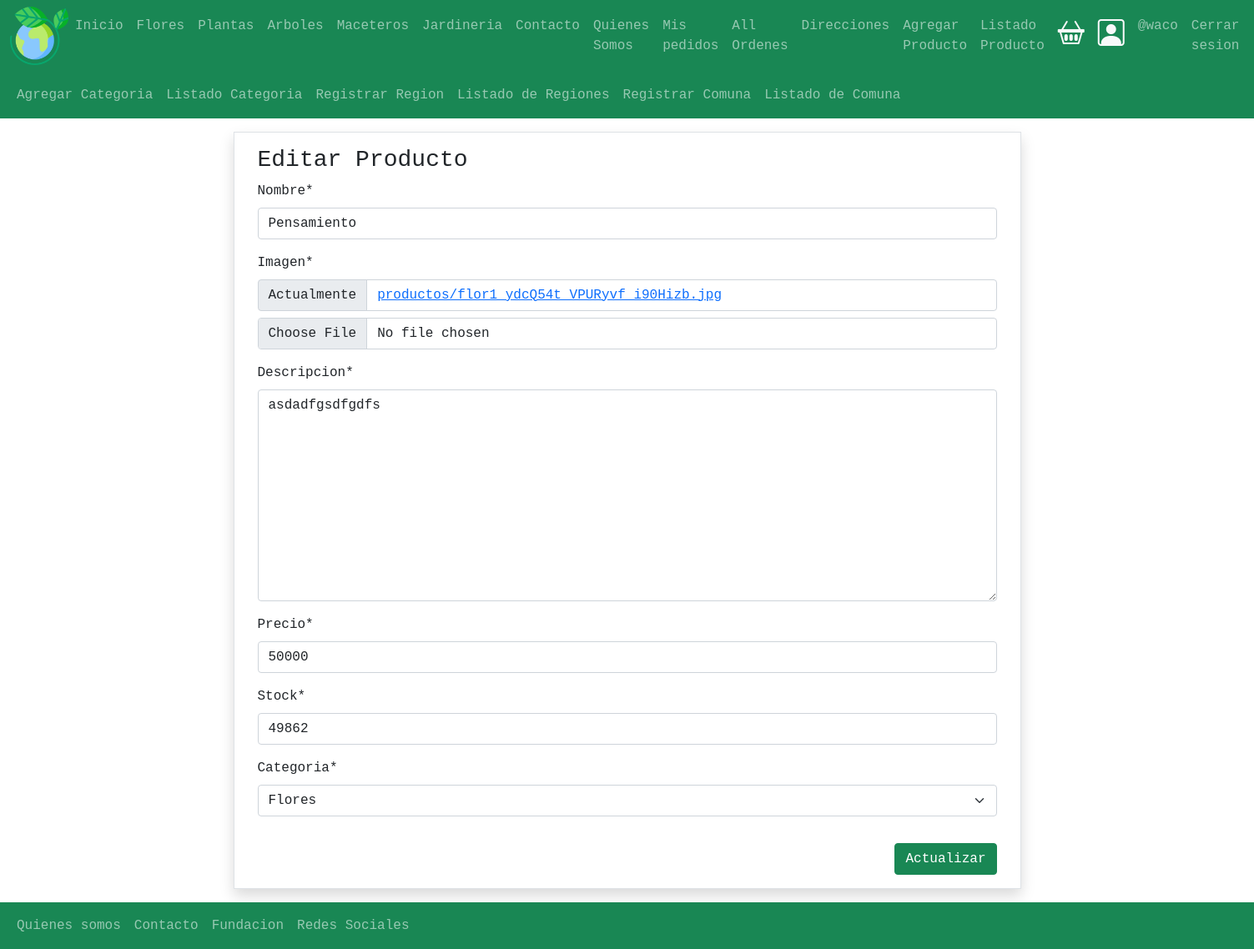
Page /productos/update/1 (signed in) on the committed database.
### productos/models.py (models this page shows, shortened)
class Producto(models.Model):
    usuario = models.ForeignKey(User, null=False, blank=False, on_delete=models.PROTECT)
    nombre =  models.CharField(max_length=50)
    imagen = models.ImageField(upload_to="productos",null=False, blank=False)
    descripcion = models.TextField()
    precio = models.IntegerField(default=0,null=False , blank=False)
    slug = models.SlugField(null=False, blank=False , unique=True)
    creacion = models.DateTimeField(auto_now_add=True)
    stock = models.IntegerField(null=False , blank=False, default=0)
    categoria =  models.ForeignKey(Categoria, on_delete=models.PROTECT)

class Categoria(models.Model):
    nombre = models.CharField(max_length=50)
    def __str__(self):
        return self.nombre

### productos/views.py (the view, shortened to what this page needs)
# urls.py: path('update/<int:pk>',views.ProductoUpdateView.as_view(),name='update'),
class ProductoUpdateView(LoginRequiredMixin, SuccessMessageMixin, UpdateView):
    login_url = 'login'
    model = Producto
    form_class = FormularioProducto
    template_name = 'productos/update.html'
    def dispatch(self, request, *args, **kwargs):
        print( self.get_object().usuario)
        print(request.user)
        if request.user != self.get_object().usuario:
            return redirect('home')
        return super(ProductoUpdateView, self).dispatch(request, *args, **kwargs)

### productos/forms.py
class FormularioProducto(forms.ModelForm):
    class Meta:
        model = Producto
        fields = ["nombre","imagen","descripcion","precio","stock","categoria"]
        label = {
           'nombre'      : 'Nombre del Producto',
           'imagen'      : 'Imagen',
           'descripcion' : 'Descripcion del Producto',
           'precio'      : 'Precio',
           'categoria'   : 'Categoria del Producto'
        }

### productos/templates/productos/update.html (shortened to what this page needs)
{% extends 'base.html' %}
{% load crispy_forms_tags %}
{% block contenido %}
<div class="container ">
    <div class="row p-3 m-3 border shadow">
        <div class="col-12">
            <h3>Editar Producto</h3>
            <form action="" method="POST">
                {{ form | crispy }}
                <div class="d-flex justify-content-end">
                    <input type="submit" value="Actualizar" class="btn btn-success mt-3">
                </div>
            </form>
        </div>
    </div>
</div>
{% endblock contenido %}

### templates/base.html (shortened to what this page needs)
{% load static %}
<!DOCTYPE html>
<html lang="es">
<head>
    <link href="https://cdn.jsdelivr.net/npm/bootstrap@5.1.3/dist/css/bootstrap.min.css" rel="stylesheet">
    <link rel="stylesheet" href="https://cdn.jsdelivr.net/npm/bootstrap-icons@1.8.2/font/bootstrap-icons.css">
    <link rel="stylesheet" href=" {% static 'css/miestilo.css'%} ">
</head>
<body>
    <header>
        <nav class="navbar navbar-expand-xl navbar-dark bg-success">
            <div class="container-fluid">
                <a href="{% url 'home'%}">
                    <img src="{% static 'img/el-planeta-tierra.png' %}" alt="Logo" style="width: 70px;">
                </a>
                <div class="collapse navbar-collapse" id="mynavbar">
                    <ul class="navbar-nav me-auto">
                        <li class="nav-item">
                            <a class="nav-link" href="{% url 'home' %}">Inicio</a>
                        </li>
                        <li class="nav-item">
                            <a class="nav-link" href="{% url 'flores' %}">Flores</a>
                        </li>
                        <li class="nav-item">
                            <a class="nav-link" href="{% url 'plantas' %}">Plantas</a>
                        </li>
                        <li class="nav-item">
                            <a class="nav-link" href="{% url 'arboles' %}">Arboles</a>
                        </li>
                        <li class="nav-item">
                            <a class="nav-link" href="{% url 'maceteros' %}">Maceteros</a>
                        </li>
                        <li class="nav-item">
                            <a class="nav-link" href="{% url 'jardineria' %}">Jardineria</a>
                        </li>
                        <li class="nav-item">
                            <a class="nav-link" href="{% url 'contacto'%}">Contacto</a>
                        </li>
                        <li class="nav-item">
                            <a class="nav-link" href="{% url 'quienesSomos'%}">Quienes Somos</a>
                        </li>
                        {% if user.is_authenticated %}
                        <li class="nav-item">
                            <a class="nav-link" href="{% url 'ordenes:completados'%}">Mis pedidos</a>
                        </li>
                        {% endif %}
                        {% if user.is_authenticated %}
                        <li class="nav-item">
                            <a class="nav-link" href="{% url 'ordenes:allOrdenes'%}">All Ordenes</a>
                        </li>
                        {% endif %}
                        {% if user.is_authenticated %}
                            <li class="nav-item">
                                <a class="nav-link" href="{% url 'direccion_envio:direccion_envio'%}">Direcciones</a>
                            </li>
                        {% endif %}
                        {% if user.is_authenticated %}
                            <li class="nav-item">
                                <a class="nav-link" href=" {% url 'productos:formProducto' %}">Agregar Producto</a>
                            </li>
                        {% endif %}
                        {% if user.is_authenticated %}
                        <li class="nav-item">
                            <a class="nav-link" href=" {% url 'productos:productoListado' %}">Listado Producto</a>
                        </li>
                    {% endif %}
                    </ul>
                    <div class="d-flex m-1">
                        <a href="{% url 'carrito:carrito'%}" class="text-light">
                            <i class="bi bi-basket2 p-1" style="font-size: 2rem;"></i>
                        </a>
                    </div>
                    <div class="d-flex m-2">
                        {% if user.is_authenticated %}
                            <a href="{% url 'perfil'%}" class="text-light">
                                <i class="bi bi-person-square" style="font-size: 2rem;"></i>
                            </a>
                        {% else%}
                            <a href="{% url 'login' %}" class="text-light">
                                <i class="bi bi-person-square" style="font-size: 2rem;"></i>
                            </a>
                        {% endif %}
                    </div>
                    <ul class="navbar-nav ">
                        {% if user.is_authenticated %}
                        <li class="nav-item">
                            <a class="nav-link" href="{% url 'perfil'%}">@{{ user.username }}</a>
                        </li>
                        <li class="nav-item">
                            <a class="nav-link" href="{% url 'logout' %}">Cerrar sesion</a>
                        </li>
                        {% else%}
                        <li class="nav-item d-flex">
                            <a class="nav-link" href="{% url 'login' %}">Iniciar Sesion</a>
                        </li>
                        {% endif %}
                    </ul>
                </div>
            </div>
        </nav>
        <nav class="navbar navbar-expand-xl navbar-dark bg-success">
            <div class="container-fluid">
                <div class="collapse navbar-collapse" id="mynavbar">
                    <ul class="navbar-nav me-auto">
                        {% if user.is_authenticated %}
                        <li class="nav-item">
                            <a class="nav-link" href=" {% url 'productos:formCategoria' %}">Agregar Categoria</a>
                        </li>
                    {% endif %}
                    {% if user.is_authenticated %}
                        <li class="nav-item">
                            <a class="nav-link" href=" {% url 'productos:listadoCategoria' %}">Listado Categoria</a>
                        </li>
                    {% endif %}
                    {% if user.is_authenticated %}
                        <li class="nav-item">
                            <a class="nav-link" href=" {% url 'formRegion' %}">Registrar Region</a>
                        </li>
                    {% endif %}
                    {% if user.is_authenticated %}
                    <li class="nav-item">
                        <a class="nav-link" href=" {% url 'listadoRegion' %}">Listado de  Regiones</a>
                    </li>
                {% endif %}
                {% if user.is_authenticated %}
                        <li class="nav-item">
                            <a class="nav-link" href=" {% url 'formComuna' %}">Registrar Comuna</a>
                        </li>
                    {% endif %}
                    {% if user.is_authenticated %}
                    <li class="nav-item">
                        <a class="nav-link" href=" {% url 'listadoComuna' %}">Listado de  Comuna</a>
                    </li>
                {% endif %}
                    </ul>
                </div>
            </div>
        </nav>
    </header>
{% block contenido %}
{% endblock contenido %}
   <footer>
        <nav class="navbar navbar-expand-sm bg-success navbar-dark">
            <div class="container-fluid">
                <ul class="navbar-nav me-auto">
                    <li class="nav-item">
                        <a class="nav-link" href=" {% url 'quienesSomos'%}">Quienes somos</a>
                    </li>
                    <li class="nav-item">
                        <a class="nav-link" href=" {% url 'contacto'%} ">Contacto</a>
                    </li>
                    <li class="nav-item">
                        <a class="nav-link" href="javascript:void(0)">Fundacion</a>
                    </li>
                    <li class="nav-item">
                        <a class="nav-link" href="#">Redes Sociales</a>
                    </li>
                </ul>
            </div>
          </nav>
    </footer>
</body>
</html>

### static/css/miestilo.css (style rules this page uses)
body { font-family: monospace; }
.container { width: 100%; max-width: 1000px; margin: auto; }

### rows in the picture
Producto: nombre "Pensamiento", descripcion "asdadfgsdfgdfs", precio "50000", stock "49862", categoria "Flores"

### other values in the picture
{{ user.username }} "waco"
